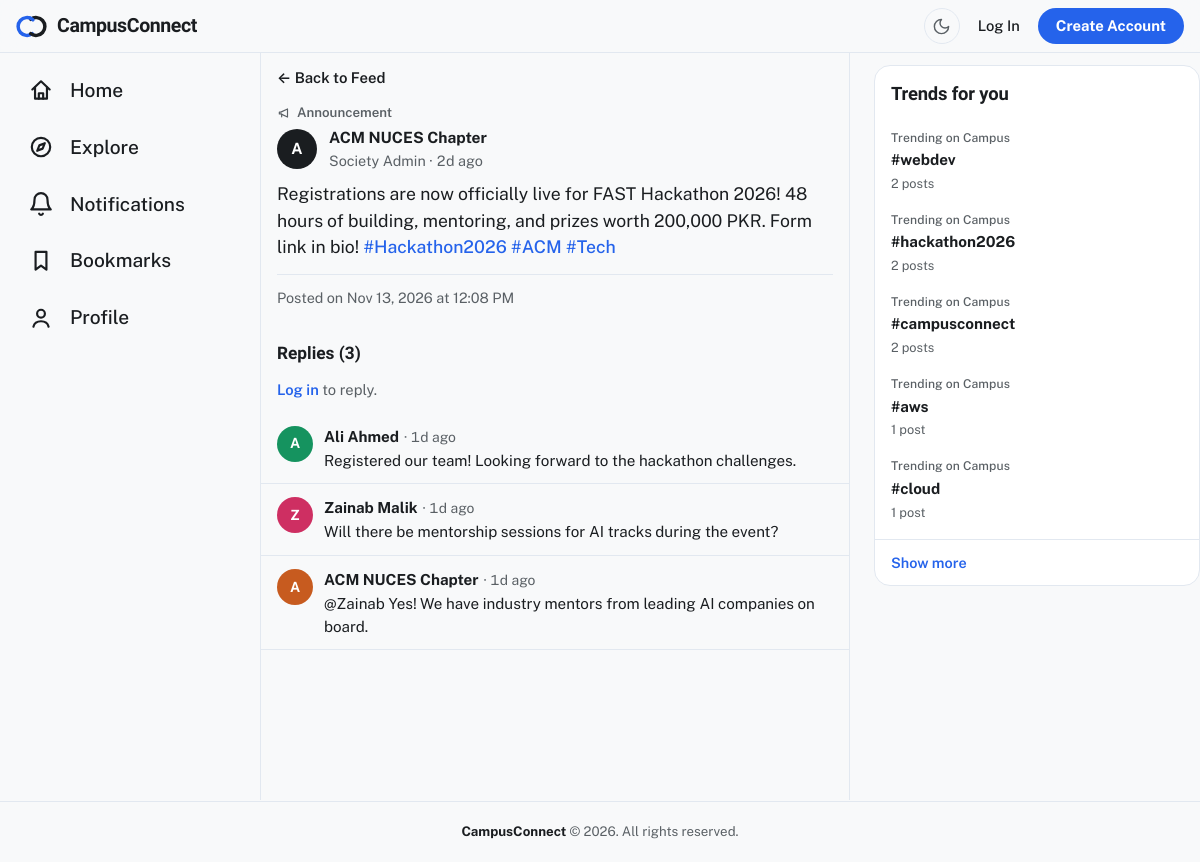
/post.php?id=2, run on the app's committed database.
### tables this page shows
CREATE TABLE IF NOT EXISTS posts (
    id INT AUTO_INCREMENT PRIMARY KEY,
    user_id INT NOT NULL,
    content TEXT NOT NULL,
    is_announcement TINYINT(1) NOT NULL DEFAULT 0,
    created_at TIMESTAMP DEFAULT CURRENT_TIMESTAMP,
    updated_at TIMESTAMP DEFAULT CURRENT_TIMESTAMP ON UPDATE CURRENT_TIMESTAMP,
    deleted_at TIMESTAMP NULL DEFAULT NULL,
    CONSTRAINT fk_posts_user FOREIGN KEY (user_id) REFERENCES users(id) ON DELETE CASCADE,
    INDEX idx_posts_user_id (user_id),
    INDEX idx_posts_created_at (created_at DESC)
);

CREATE TABLE IF NOT EXISTS users (
    id INT AUTO_INCREMENT PRIMARY KEY,
    name VARCHAR(255) NOT NULL,
    email VARCHAR(255) UNIQUE NOT NULL,
    password_hash VARCHAR(255) NOT NULL,
    role ENUM('student', 'society_admin', 'system_admin') DEFAULT 'student',
    bio TEXT DEFAULT NULL,
    cover_style VARCHAR(20) NOT NULL DEFAULT 'signature',
    created_at TIMESTAMP DEFAULT CURRENT_TIMESTAMP
);

CREATE TABLE IF NOT EXISTS replies (
    id INT AUTO_INCREMENT PRIMARY KEY,
    post_id INT NOT NULL,
    user_id INT NOT NULL,
    content TEXT NOT NULL,
    created_at TIMESTAMP DEFAULT CURRENT_TIMESTAMP,
    updated_at TIMESTAMP DEFAULT CURRENT_TIMESTAMP ON UPDATE CURRENT_TIMESTAMP,
    deleted_at TIMESTAMP NULL DEFAULT NULL,
    CONSTRAINT fk_replies_post FOREIGN KEY (post_id) REFERENCES posts(id) ON DELETE CASCADE,
    CONSTRAINT fk_replies_user FOREIGN KEY (user_id) REFERENCES users(id) ON DELETE CASCADE,
    INDEX idx_replies_post_id (post_id),
    INDEX idx_replies_created_at (created_at)
);

CREATE TABLE IF NOT EXISTS hashtags (
    id INT AUTO_INCREMENT PRIMARY KEY,
    tag VARCHAR(100) UNIQUE NOT NULL,
    created_at TIMESTAMP DEFAULT CURRENT_TIMESTAMP
);

### classes/DbSessionHandler.php (called while the page is built, shortened)
<?php
class DbSessionHandler implements SessionHandlerInterface, SessionUpdateTimestampHandlerInterface {
    private PDO $db;
    public function __construct(PDO $dbConnection) {
        $this->db = $dbConnection;
    }
    public function open(string $path, string $name): bool {
        return true;
    }
    public function read(string $id): string|false {
        $sql = "SELECT data FROM sessions WHERE id = :id LIMIT 1";
        $stmt = $this->db->prepare($sql);
        $stmt->bindParam(':id', $id, PDO::PARAM_STR);
        $stmt->execute();
        $row = $stmt->fetch(PDO::FETCH_ASSOC);
        return $row ? (string)$row['data'] : '';
    }
}

### classes/Auth.php (called while the page is built, shortened)
<?php
require_once __DIR__ . '/Authorization.php';
class Auth {
    private static function startSession() {
        if (session_status() === PHP_SESSION_NONE && !headers_sent()) {
            session_start();
        }
    }
    private static function enforceIdleTimeout(): void {
        $lastActivity = isset($_SESSION['last_activity']) ? (int)$_SESSION['last_activity'] : 0;
    }
    public static function isLoggedIn() {
        return isset($_SESSION['user_id']);
    }
    public static function user() {
        self::startSession();
        return null;
    }
}

### classes/Post.php (called while the page is built, shortened)
<?php
require_once __DIR__ . '/Hashtag.php';
class Post {
    private PDO $db;
    public function __construct(PDO $dbConnection) {
        $this->db = $dbConnection;
    }
    public function getById(int $postId, int $viewerId = 0) {
        $viewerSubquery = $viewerId > 0
            ? ", (SELECT COUNT(*) FROM likes l WHERE l.post_id = p.id AND l.user_id = :viewer_id) AS is_liked,
               (SELECT COUNT(*) FROM bookmarks b WHERE b.post_id = p.id AND b.user_id = :viewer_id2) AS is_bookmarked"
            : ", 0 AS is_liked, 0 AS is_bookmarked";
        $sql = "SELECT p.id, p.user_id, p.content, p.is_announcement, p.created_at, p.updated_at,
                       u.name AS author_name, u.role AS author_role,
                       (SELECT COUNT(*) FROM replies r WHERE r.post_id = p.id AND r.deleted_at IS NULL) AS reply_count,
                       (SELECT COUNT(*) FROM likes l2 WHERE l2.post_id = p.id) AS like_count
                       {$viewerSubquery}
                FROM posts p
                JOIN users u ON p.user_id = u.id
                WHERE p.id = :id AND p.deleted_at IS NULL
                LIMIT 1";
        $stmt = $this->db->prepare($sql);
        $stmt->bindParam(':id', $postId, PDO::PARAM_INT);
        $stmt->execute();
        $post = $stmt->fetch(PDO::FETCH_ASSOC);
        if ($post) {
            $post['time_ago'] = $this->formatTimeAgo($post['created_at']);
        }
        return $post;
    }
    public static function formatTimeAgo(string $datetime): string {
        $timestamp = strtotime($datetime);
        $diff = time() - $timestamp;
        if ($diff < 604800) {
            return floor($diff / 86400) . 'd ago';
        }
        return date('M j, Y', $timestamp);
    }
}

### classes/Authorization.php (called while the page is built, shortened)
<?php
class Authorization {
    public static function normalizeRole($role): string {
        $clean = is_string($role) ? strtolower(trim($role)) : '';
        return in_array($clean, self::ROLES, true) ? $clean : self::ROLE_STUDENT;
    }
    public static function isOfficialRole($role): bool {
        $role = self::normalizeRole($role);
        return $role === self::ROLE_SYSTEM_ADMIN || $role === self::ROLE_SOCIETY_ADMIN;
    }
    public static function displayLabel($role): string {
        $role = self::normalizeRole($role);
        return self::DISPLAY_LABELS[$role] ?? 'Student';
    }
}

### classes/Reply.php (called while the page is built, shortened)
<?php
require_once __DIR__ . '/Post.php';
class Reply {
    private PDO $db;
    public function __construct(PDO $dbConnection) {
        $this->db = $dbConnection;
    }
    public function getByPostId(int $postId, int $limit = 100, int $offset = 0): array {
        $sql = "SELECT r.id, r.post_id, r.user_id, r.content, r.created_at, r.updated_at,
                       u.name AS author_name, u.role AS author_role
                FROM replies r
                JOIN users u ON r.user_id = u.id
                WHERE r.post_id = :post_id AND r.deleted_at IS NULL
                ORDER BY r.created_at ASC, r.id ASC
                LIMIT :limit OFFSET :offset";
        $stmt = $this->db->prepare($sql);
        $stmt->bindParam(':post_id', $postId, PDO::PARAM_INT);
        $stmt->bindValue(':limit', $limit, PDO::PARAM_INT);
        $stmt->bindValue(':offset', $offset, PDO::PARAM_INT);
        $stmt->execute();
        $rows = $stmt->fetchAll(PDO::FETCH_ASSOC);
        return $rows;
    }
}

### post.php (the view, shortened to what this page needs)
<?php
require_once 'config/Database.php';
require_once 'classes/Post.php';
require_once 'classes/Reply.php';
require_once 'classes/Bookmark.php';
require_once 'classes/Report.php';
require_once 'includes/social_widgets.php';
require_once 'includes/header.php';
$db = Database::getInstance()->getConnection();
$postId = (int)($_GET['id'] ?? 0);
$post = false;
$replies = [];
if ($postId > 0) {
    $postModel = new Post($db);
    $viewerId = $currentUser ? (int)$currentUser['id'] : 0;
    $post = $postModel->getById($postId, $viewerId);
    if ($post) {
        $replyModel = new Reply($db);
        $replies = $replyModel->getByPostId($postId);
    }
}
?>
<div class="layout-3col">
    <?php renderLeftNav(''); ?>
    <div class="col-main">
    <a href="index.php" class="back-link">&larr; Back to Feed</a>
    <?php if (!$post): ?>
        <div class="empty-state" style="margin-top: 1rem;">
            <span class="empty-icon"><svg viewBox="0 0 24 24" fill="none" stroke="currentColor" stroke-width="1.7" stroke-linecap="round" stroke-linejoin="round" aria-hidden="true"><circle cx="11" cy="11" r="6.5"/><path d="m16 16 4.5 4.5"/></svg></span>
            <h4 class="empty-title">Post not found</h4>
            <p class="empty-text">
                This post may have been deleted, or the link is incorrect.
            </p>
        </div>
    <?php else: ?>
        <?php
            $authorInitial = strtoupper(mb_substr(trim($post['author_name']), 0, 1, 'UTF-8'));
            $createdFormatted = date('M j, Y \a\t g:i A', strtotime($post['created_at']));
        ?>
        <?php $detailIsAnnouncement = !empty($post['is_announcement']); ?>
        <div class="detail-card">
            <?php if ($detailIsAnnouncement): ?>
                <div class="announce-line"><svg viewBox="0 0 24 24" fill="none" stroke="currentColor" stroke-width="2" stroke-linecap="round" stroke-linejoin="round" aria-hidden="true"><path d="M4 10.5v3h2.5L18 19V5L6.5 10.5H4Z"/><path d="M8 14v4.5"/></svg>Announcement</div>
            <?php endif; ?>
            <div class="detail-head">
                <span class="avatar-md<?= avatarToneClass((int)$post['user_id'], (string)($post['author_role'] ?? '')) ?>"><?= htmlspecialchars($authorInitial) ?></span>
                <div>
                    <div class="detail-author">
                        <?= htmlspecialchars($post['author_name']) ?>
                    </div>
                    <div class="detail-meta">
                        <?= htmlspecialchars(Authorization::displayLabel($post['author_role'] ?? 'student')) ?> &middot; <?= htmlspecialchars($post['time_ago']) ?>
                    </div>
                </div>
            </div>
            <p class="detail-content"><?= Hashtag::renderHashtagLinks(htmlspecialchars($post['content'])) ?></p>
            <div class="detail-foot">
                Posted on <?= htmlspecialchars($createdFormatted) ?>
            </div>
        </div>
        <h3 class="section-title">
            Replies (<?= count($replies) ?>)
        </h3>
        <?php if ($currentUser): ?>
            <div class="compose-card">
                <form method="POST" action="reply_action.php" id="reply-form">
                    <?= Csrf::field() ?>
                    <input type="hidden" name="action" value="create">
                    <input type="hidden" name="post_id" value="<?= (int)$post['id'] ?>">
                    <div class="compose-flex">
                        <span class="avatar-md<?= avatarToneClass((int)$currentUser['id'], (string)$currentUser['role']) ?>"><?= htmlspecialchars(strtoupper(mb_substr(trim($currentUser['name']), 0, 1, 'UTF-8'))) ?></span>
                        <textarea id="reply-content" class="form-control" name="content" rows="3" maxlength="280" placeholder="Write a reply..."></textarea>
                    </div>
                    <div class="compose-row">
                        <span id="reply-counter" class="char-counter">0 / 280</span>
                        <button type="submit" id="reply-submit" class="btn-primary" disabled>Reply</button>
                    </div>
                </form>
            </div>
            <script>
                (function () {
                    var textarea = document.getElementById('reply-content');
                    var counter = document.getElementById('reply-counter');
                    var submit = document.getElementById('reply-submit');
                    var MAX = 280;
                    function refreshCounter() {
                        var len = textarea.value.trim().length;
                        counter.textContent = len + ' / ' + MAX;
                        var invalid = len === 0 || len > MAX;
                        counter.style.color = len > MAX ? '#D92D20' : '#536471';
                        submit.disabled = invalid;
                    }
                    textarea.addEventListener('input', refreshCounter);
                    refreshCounter();
                })();
            </script>
        <?php else: ?>
            <p class="login-to-reply">
                <a href="login.php">Log in</a> to reply.
            </p>
        <?php endif; ?>
        <?php if (empty($replies)): ?>
            <p class="login-to-reply">No replies yet. Be the first to reply.</p>
        <?php else: ?>
            <?php foreach ($replies as $reply): ?>
                <?php
                    $replyInitial = strtoupper(mb_substr(trim($reply['author_name']), 0, 1, 'UTF-8'));
                ?>
                <div class="reply-card">
                    <span class="avatar-sm<?= avatarToneClass((int)$reply['user_id']) ?>"><?= htmlspecialchars($replyInitial) ?></span>
                    <div class="reply-body">
                        <div class="reply-head">
                            <a class="reply-author" href="profile.php?id=<?= (int)$reply['user_id'] ?>"><?= htmlspecialchars($reply['author_name']) ?></a>
                            <span class="reply-time">&middot; <?= htmlspecialchars($reply['time_ago'] ?? date('M j, g:i A', strtotime($reply['created_at']))) ?></span>
                        </div>
                        <p class="reply-content"><?= Hashtag::renderHashtagLinks(htmlspecialchars($reply['content'])) ?></p>
                    </div>
                </div>
            <?php endforeach; ?>
        <?php endif; ?>
    <?php endif; ?>
    </div>
    <div class="col-side">
        <?php renderTrendingHashtagsWidget($db); ?>
    </div>
</div>
<?php require_once 'includes/footer.php'; ?>

### includes/social_widgets.php (shortened to what this page needs)
<?php
require_once __DIR__ . '/../classes/Hashtag.php';
function renderLeftNav(string $active): void {
    $viewerId = isset($GLOBALS['currentUser']['id']) ? (int)$GLOBALS['currentUser']['id'] : 0;
    $unreadCount = 0;
    $svgAttrs = 'viewBox="0 0 24 24" fill="none" stroke="currentColor" stroke-width="1.8" stroke-linecap="round" stroke-linejoin="round" aria-hidden="true"';
    $links = [
        'home' => ['index.php', 'Home', '<svg ' . $svgAttrs . '><path d="M4 11.5 12 4l8 7.5"/><path d="M6.5 9.5V20h11V9.5"/><path d="M10 20v-5h4v5"/></svg>', 0],
        'explore' => ['explore.php', 'Explore', '<svg ' . $svgAttrs . '><circle cx="12" cy="12" r="8.5"/><path d="M15.5 8.5 13.5 13.5 8.5 15.5 10.5 10.5Z"/></svg>', 0],
        'notifications' => ['notifications.php', 'Notifications', '<svg ' . $svgAttrs . '><path d="M18 8A6 6 0 0 0 6 8c0 7-3 9-3 9h18s-3-2-3-9"/><path d="M13.73 21a2 2 0 0 1-3.46 0"/></svg>', $unreadCount],
        'bookmarks' => ['bookmarks.php', 'Bookmarks', '<svg ' . $svgAttrs . '><path d="M7 3.5h10V20l-5-3.8L7 20Z"/></svg>', 0],
        'profile' => [$viewerId ? 'profile.php?id=' . $viewerId : 'login.php', 'Profile', '<svg ' . $svgAttrs . '><circle cx="12" cy="8" r="3.6"/><path d="M5 20c.8-3.4 3.6-5 7-5s6.2 1.6 7 5"/></svg>', 0],
    ];
    echo '<nav class="col-nav" aria-label="Section">';
    foreach ($links as $key => [$href, $label, $icon, $badge]) {
        $isActive = $key === $active ? ' nav-col-active' : '';
        echo '<a href="' . htmlspecialchars($href) . '" class="nav-col-link' . $isActive . '"'
            . ' aria-label="' . htmlspecialchars($label) . '"'
            . ($key === $active ? ' aria-current="page"' : '') . '>'
            . $icon . '<span>' . htmlspecialchars($label) . '</span>';
        echo '</a>';
    }
    echo '</nav>';
}
function renderTrendingHashtagsWidget(PDO $db, int $limit = 5): void {
    require_once __DIR__ . '/../classes/Hashtag.php';
    $hashtagModel = new Hashtag($db);
    $trending = $hashtagModel->getTrending($limit);
    echo '<div class="widget">';
    echo '<h4 class="widget-title">Trends for you</h4>';
    if (empty($trending)) {
        echo '<p class="widget-empty">No trending topics yet.</p>';
    } else {
        foreach ($trending as $item) {
            echo '<div class="trending-row">';
            echo '<a href="explore.php?tag=' . urlencode($item['tag']) . '" class="trending-link">';
            echo '<span class="trending-sub">Trending on Campus</span>';
            echo '<span class="trending-tag">#' . htmlspecialchars($item['tag']) . '</span>';
            echo '<span class="trending-count">' . (int)$item['post_count'] . ' ' . pluralize((int)$item['post_count'], 'post') . '</span>';
            echo '</a>';
            echo '</div>';
        }
    }
    echo '<a href="explore.php" class="widget-more">Show more</a>';
    echo '</div>';
}

### data on the page
posts: user.name "A", user.name "ACM NUCES Chapter", user.role "Society Admin", content "Registrations are now officially live for FAST Hackathon 2026! 48 hours of building, mentoring, and prizes worth 200,000 PKR. Form link in bio!", created_at "Nov 13, 2026 at 12:08 PM"
replies: user.name "A", user.name "Ali Ahmed", time_ago "1d ago", content "Registered our team! Looking forward to the hackathon challenges."
replies: user.name "Z", user.name "Zainab Malik", time_ago "1d ago", content "Will there be mentorship sessions for AI tracks during the event?"
replies: user.name "A", user.name "ACM NUCES Chapter", time_ago "1d ago", content "@Zainab Yes! We have industry mentors from leading AI companies on board."
hashtags: tag "webdev", post_count "2", post_count "posts"
hashtags: tag "hackathon2026", post_count "2", post_count "posts"
hashtags: tag "campusconnect", post_count "2", post_count "posts"
hashtags: tag "aws", post_count "1", post_count "post"
hashtags: tag "cloud", post_count "1", post_count "post"

### other printed values
$label "Home"
$label "Explore"
$label "Notifications"
$label "Bookmarks"
$label "Profile"
$post['time_ago'] "2d ago"
$rawTag "Hackathon2026 ACM Tech"
count($replies) "3"
